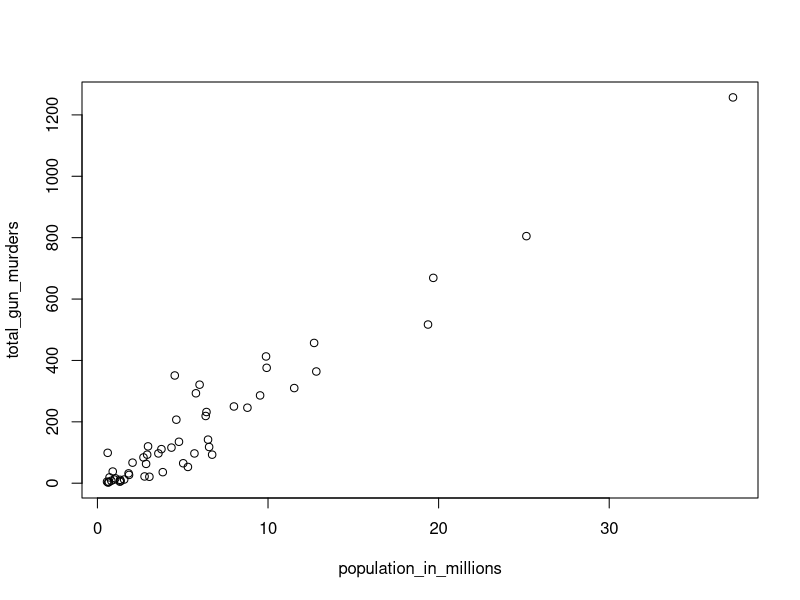
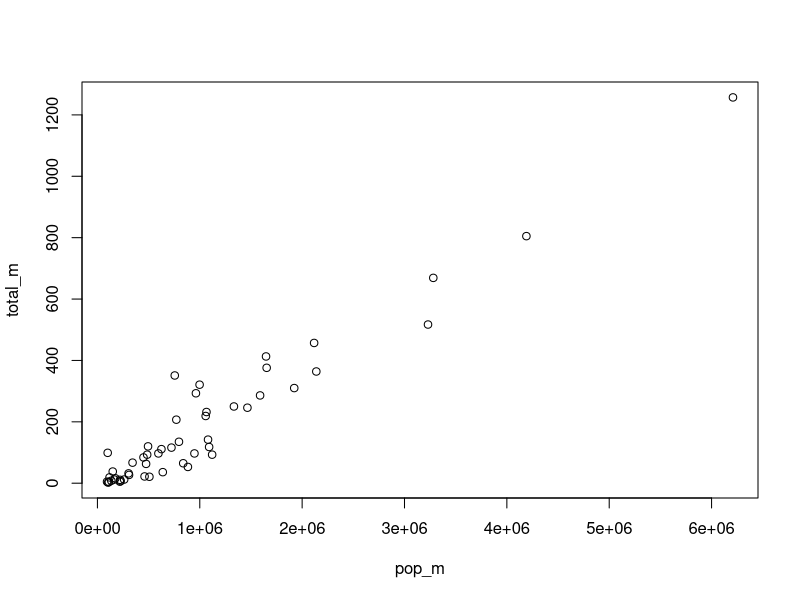
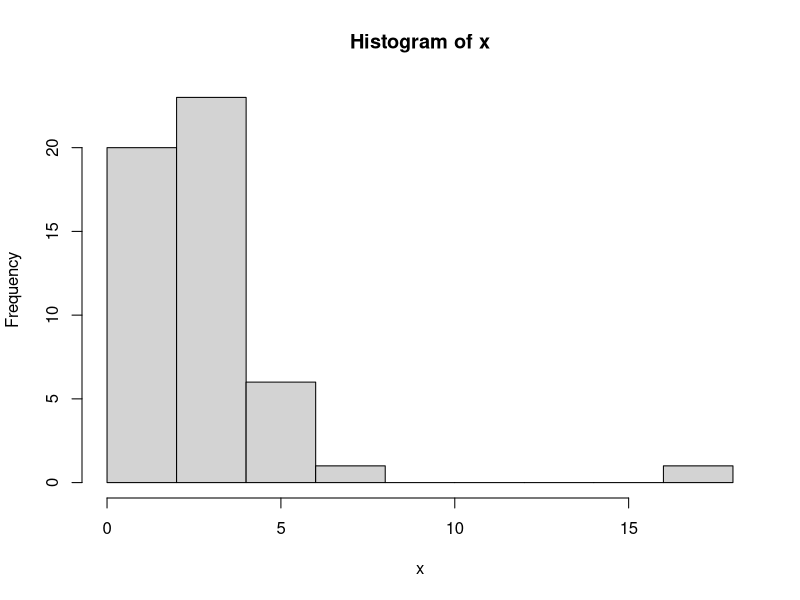
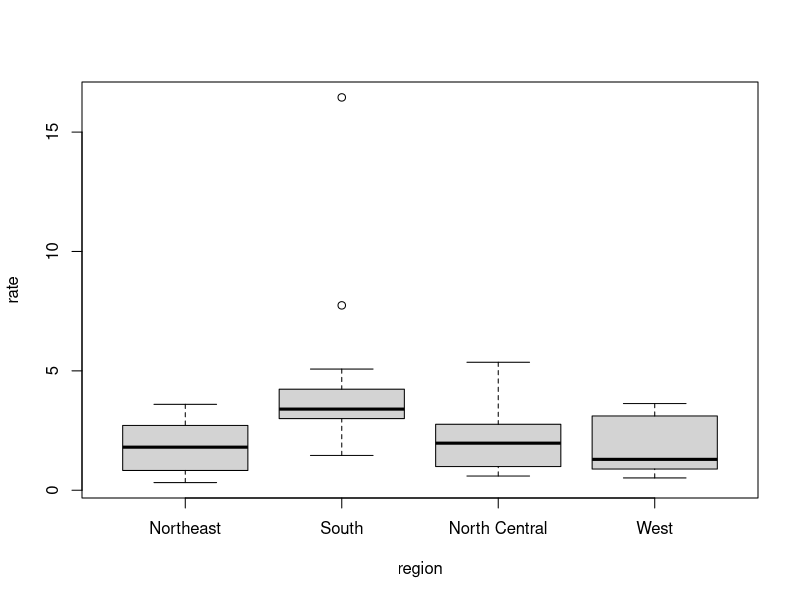

Write the R code that produced these figures, in order.
## ---- chunk 1
knitr::opts_chunk$set(echo = TRUE)
## ---- chunk 2
library(dslabs)
data(murders)
## ---- chunk 3
#5
temp <- c(35, 88, 42, 84, 81, 30)
city <- c("Beijing", "Lagos", "Paris", "Rio de Janeiro", "San Juan", "Toronto")
city_temps <- data.frame(name = city, temperature = temp)
ranks <- rank(temp)

temp2 <- c(35, 88, 42, 84, 81, 30)
city2 <- c("Alabama", "Alorina", "Iowa", "Michigan", "New York", "Tennessee")
my_df <- data.frame(name = city2, rank = ranks)
my_df
## ---- chunk 4
#6
a <- murders$population
ind <- order(a)
my_df <- data.frame(name = ind, temperature = murders$state[ind])
(my_df)
## ---- chunk 5
#7
population_in_millions <- murders$population/10^6
total_gun_murders <- murders$total
plot(population_in_millions, total_gun_murders)
## ---- chunk 6
pop_m <- murders$population / log10 (10^6)
total_m <- murders$total
plot(pop_m,total_m)
## ---- chunk 7
#8
x <- with(murders, total/population*100000)
hist(x)
## ---- chunk 8
#9
murders$rate <- with(murders, total/population*10^5)
boxplot(rate~region,data = murders)
